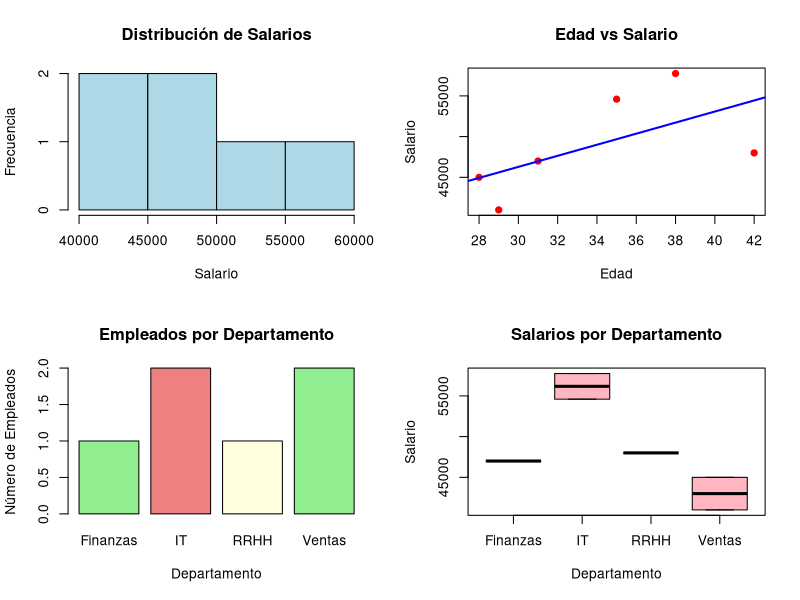

Source code (R):
## ---- chunk 1
knitr::opts_chunk$set(echo = TRUE, warning = FALSE, message = FALSE, fig.width = 8, fig.height = 6)
## ---- chunk 2
# Vectores numéricos
numeros <- c(1, 2, 3, 4, 5)
print("Vector numérico:")
print(numeros)

# Vectores de caracteres (strings)
nombres <- c("Ana", "Carlos", "María", "Pedro", "Laura")
print("Vector de caracteres:")
print(nombres)

# Vectores lógicos
logicos <- c(TRUE, FALSE, TRUE, TRUE, FALSE)
print("Vector lógico:")
print(logicos)

# Secuencias
secuencia1 <- 1:10
secuencia2 <- seq(0, 100, by = 10)
print("Secuencias:")
print(secuencia1)
print(secuencia2)
## ---- chunk 3
# Operaciones matemáticas
precios <- c(100, 250, 75, 300, 150)
print("Precios originales:")
print(precios)

# Aplicar descuento del 10%
precios_descuento <- precios * 0.9
print("Precios con descuento:")
print(precios_descuento)

# Sumar un valor fijo
precios_con_iva <- precios_descuento * 1.21
print("Precios con IVA:")
print(precios_con_iva)

# Estadísticas básicas
print(paste("Precio promedio:", mean(precios)))
print(paste("Precio mínimo:", min(precios)))
print(paste("Precio máximo:", max(precios)))
print(paste("Suma total:", sum(precios)))
## ---- chunk 4
# Acceso por posición
productos <- c("Laptop", "Mouse", "Teclado", "Monitor", "Auriculares")

print("Primer producto:")
print(productos[1])

print("Productos 2 al 4:")
print(productos[2:4])

print("Productos seleccionados:")
print(productos[c(1, 3, 5)])

# Acceso por condición
ventas_dia <- c(120, 80, 200, 50, 300)
print("Ventas mayores a 100:")
print(ventas_dia[ventas_dia > 100])

# Nombres de elementos
names(ventas_dia) <- productos
print("Ventas por producto:")
print(ventas_dia)
## ---- chunk 5
# Crear una lista
empleado <- list(
  nombre = "Ana García",
  edad = 28,
  salario = 45000,
  activo = TRUE,
  departamentos = c("Ventas", "Marketing")
)

print("Información del empleado:")
print(empleado)

# Acceso a elementos de la lista
print(paste("Nombre:", empleado$nombre))
print(paste("Edad:", empleado[["edad"]]))
print("Departamentos:")
print(empleado$departamentos)
## ---- chunk 6
# Crear un data frame
set.seed(123)  # Para reproducibilidad

# Crear datos de ejemplo
empleados <- data.frame(
  nombre = c("Ana", "Carlos", "María", "Pedro", "Laura"),
  edad = c(28, 35, 42, 29, 38),
  salario = c(45000, 52000, 48000, 41000, 55000),
  departamento = c("Ventas", "IT", "RRHH", "Ventas", "IT"),
  activo = c(TRUE, TRUE, FALSE, TRUE, TRUE),
  stringsAsFactors = FALSE
)

print("Data frame de empleados:")
print(empleados)

# Información del data frame
print("Estructura del data frame:")
str(empleados)

print("Dimensiones:")
print(paste("Filas:", nrow(empleados)))
print(paste("Columnas:", ncol(empleados)))

# Primeras y últimas filas
print("Primeras 3 filas:")
head(empleados, 3)

print("Últimas 2 filas:")
tail(empleados, 2)
## ---- chunk 7
# Seleccionar columnas
print("Solo nombres y salarios:")
print(empleados[, c("nombre", "salario")])

# Seleccionar filas
print("Empleados activos:")
empleados_activos <- empleados[empleados$activo == TRUE, ]
print(empleados_activos)

print("Empleados de IT:")
empleados_it <- empleados[empleados$departamento == "IT", ]
print(empleados_it)

print("Empleados con salario mayor a 45000:")
salarios_altos <- empleados[empleados$salario > 45000, ]
print(salarios_altos[, c("nombre", "salario")])
## ---- chunk 8
# Agregar una nueva columna
empleados$bonus <- empleados$salario * 0.1
print("Data frame con bonus:")
print(empleados[, c("nombre", "salario", "bonus")])

# Modificar valores
empleados$salario[empleados$departamento == "IT"] <- empleados$salario[empleados$departamento == "IT"] * 1.05
print("Salarios después del aumento para IT:")
print(empleados[, c("nombre", "departamento", "salario")])

# Agregar una nueva fila
nuevo_empleado <- data.frame(
  nombre = "Roberto",
  edad = 31,
  salario = 47000,
  departamento = "Finanzas",
  activo = TRUE,
  bonus = 4700
)

empleados <- rbind(empleados, nuevo_empleado)
print("Data frame con nuevo empleado:")
print(empleados)
## ---- chunk 9
# Trabajar con los salarios
salarios <- empleados$salario

print("Estadísticas descriptivas de salarios:")
print(paste("Media:", round(mean(salarios), 2)))
print(paste("Mediana:", median(salarios)))
print(paste("Desviación estándar:", round(sd(salarios), 2)))
print(paste("Varianza:", round(var(salarios), 2)))
print(paste("Rango:", paste(min(salarios), "-", max(salarios))))

# Cuartiles
print("Resumen de cinco números:")
print(summary(salarios))

# Cuantiles específicos
print("Cuantiles:")
print(quantile(salarios, c(0.25, 0.5, 0.75, 0.9)))
## ---- chunk 10
# Análisis por departamento usando funciones base
departamentos_unicos <- unique(empleados$departamento)

print("Análisis por departamento:")
for (dept in departamentos_unicos) {
  dept_data <- empleados[empleados$departamento == dept, ]
  cat("\n--- Departamento:", dept, "---\n")
  cat("Número de empleados:", nrow(dept_data), "\n")
  cat("Salario promedio:", round(mean(dept_data$salario), 2), "\n")
  cat("Edad promedio:", round(mean(dept_data$edad), 2), "\n")
}

# Tabla de contingencia
print("\nTabla de contingencia - Departamento vs Estado:")
tabla_contingencia <- table(empleados$departamento, empleados$activo)
print(tabla_contingencia)
## ---- chunk 11
# Crear una matriz para demostrar apply
set.seed(456)
ventas_matriz <- matrix(runif(20, 100, 1000), nrow = 4, ncol = 5)
rownames(ventas_matriz) <- c("Ene", "Feb", "Mar", "Abr")
colnames(ventas_matriz) <- c("Producto_A", "Producto_B", "Producto_C", "Producto_D", "Producto_E")

print("Matriz de ventas mensuales:")
print(round(ventas_matriz, 2))

# Apply por filas (meses)
print("Ventas totales por mes:")
ventas_mes <- apply(ventas_matriz, 1, sum)
print(round(ventas_mes, 2))

# Apply por columnas (productos)
print("Ventas totales por producto:")
ventas_producto <- apply(ventas_matriz, 2, sum)
print(round(ventas_producto, 2))

# Apply con otras funciones
print("Promedio por producto:")
promedio_producto <- apply(ventas_matriz, 2, mean)
print(round(promedio_producto, 2))
## ---- chunk 12
# tapply - aplicar función por grupos
print("Salario promedio por departamento usando tapply:")
salario_por_dept <- tapply(empleados$salario, empleados$departamento, mean)
print(round(salario_por_dept, 2))

# lapply - aplicar función a listas
numeros_lista <- list(a = 1:5, b = 6:10, c = 11:15)
print("Suma de cada elemento de la lista:")
sumas <- lapply(numeros_lista, sum)
print(sumas)

# sapply - versión simplificada de lapply
print("Promedio de cada elemento (usando sapply):")
promedios <- sapply(numeros_lista, mean)
print(promedios)
## ---- chunk 13
# Función para categorizar salarios
categorizar_salario <- function(salario) {
  if (salario < 45000) {
    return("Bajo")
  } else if (salario < 52000) {
    return("Medio")
  } else {
    return("Alto")
  }
}

# Aplicar la función
empleados$categoria_salario <- sapply(empleados$salario, categorizar_salario)
print("Empleados con categoría de salario:")
print(empleados[, c("nombre", "salario", "categoria_salario")])
## ---- chunk 14
# Bucle for
print("Bucle for - procesando empleados:")
for (i in 1:nrow(empleados)) {
  nombre <- empleados$nombre[i]
  salario <- empleados$salario[i]
  cat("Empleado:", nombre, "- Salario:", salario, "\n")
  
  if (i >= 3) {  # Solo mostrar los primeros 3
    cat("...(continuando con el resto)\n")
    break
  }
}

# Bucle while
print("\nBucle while - buscando empleado con salario > 50000:")
i <- 1
encontrado <- FALSE
while (i <= nrow(empleados) && !encontrado) {
  if (empleados$salario[i] > 50000) {
    cat("Encontrado:", empleados$nombre[i], "con salario", empleados$salario[i], "\n")
    encontrado <- TRUE
  }
  i <- i + 1
}
## ---- chunk 15
# Función simple
calcular_bonus <- function(salario, porcentaje = 0.1) {
  bonus <- salario * porcentaje
  return(bonus)
}

print("Ejemplo de función personalizada:")
print(paste("Bonus para salario 50000:", calcular_bonus(50000)))
print(paste("Bonus del 15% para salario 60000:", calcular_bonus(60000, 0.15)))

# Función más compleja
analisis_empleado <- function(df, departamento_filtro = NULL) {
  if (!is.null(departamento_filtro)) {
    df <- df[df$departamento == departamento_filtro, ]
  }
  
  resultado <- list(
    total_empleados = nrow(df),
    salario_promedio = mean(df$salario),
    salario_mediano = median(df$salario),
    edad_promedio = mean(df$edad),
    empleados_activos = sum(df$activo)
  )
  
  return(resultado)
}

print("Análisis general:")
analisis_general <- analisis_empleado(empleados)
print(analisis_general)

print("\nAnálisis departamento IT:")
analisis_it <- analisis_empleado(empleados, "IT")
print(analisis_it)
## ---- chunk 16
# Configurar para mostrar múltiples gráficos
par(mfrow = c(2, 2))

# Histograma
hist(empleados$salario, 
     main = "Distribución de Salarios", 
     xlab = "Salario", 
     ylab = "Frecuencia",
     col = "lightblue",
     border = "black")

# Diagrama de dispersión
plot(empleados$edad, empleados$salario,
     main = "Edad vs Salario",
     xlab = "Edad",
     ylab = "Salario",
     col = "red",
     pch = 19)

# Agregar línea de tendencia
abline(lm(salario ~ edad, data = empleados), col = "blue", lwd = 2)

# Gráfico de barras
barplot(table(empleados$departamento),
        main = "Empleados por Departamento",
        xlab = "Departamento",
        ylab = "Número de Empleados",
        col = c("lightgreen", "lightcoral", "lightyellow"))

# Boxplot
boxplot(salario ~ departamento, 
        data = empleados,
        main = "Salarios por Departamento",
        xlab = "Departamento",
        ylab = "Salario",
        col = "lightpink")

# Restaurar configuración de gráficos
par(mfrow = c(1, 1))
## ---- chunk 17
# Trabajar con fechas
fecha_actual <- Sys.Date()
print(paste("Fecha actual:", fecha_actual))

# Crear fechas
fechas <- as.Date(c("2023-01-01", "2023-06-15", "2023-12-31"))
print("Fechas creadas:")
print(fechas)

# Operaciones con fechas
diferencia <- fecha_actual - fechas[1]
print(paste("Días desde el 1 de enero 2023:", diferencia))

# Formato de fechas
print("Diferentes formatos de fecha:")
print(format(fecha_actual, "%d/%m/%Y"))
print(format(fecha_actual, "%B %d, %Y"))
print(format(fecha_actual, "%A"))
## ---- chunk 18
# Operaciones básicas con strings
nombres_completos <- c("Ana García López", "Carlos Martín Silva", "María Fernández")

print("Nombres originales:")
print(nombres_completos)

# Longitud de strings
print("Longitud de cada nombre:")
print(nchar(nombres_completos))

# Convertir a mayúsculas/minúsculas
print("En mayúsculas:")
print(toupper(nombres_completos))

print("En minúsculas:")
print(tolower(nombres_completos))

# Extraer partes de strings
print("Primeros nombres (primeros 10 caracteres):")
print(substr(nombres_completos, 1, 10))

# Dividir strings
print("Dividir nombres:")
nombres_divididos <- strsplit(nombres_completos[1], " ")
print(nombres_divididos)

# Pegar strings
nuevo_nombre <- paste("Dr.", nombres_completos[1])
print(paste("Nombre con título:", nuevo_nombre))
## ---- chunk 19
# Crear un dataset más complejo para el análisis final
set.seed(789)
n_empleados <- 50

empleados_completo <- data.frame(
  id = 1:n_empleados,
  nombre = paste("Empleado", 1:n_empleados),
  departamento = sample(c("Ventas", "IT", "RRHH", "Finanzas", "Marketing"), n_empleados, replace = TRUE),
  edad = sample(22:65, n_empleados, replace = TRUE),
  años_empresa = sample(1:20, n_empleados, replace = TRUE),
  salario_base = sample(35000:80000, n_empleados, replace = TRUE),
  activo = sample(c(TRUE, FALSE), n_empleados, replace = TRUE, prob = c(0.9, 0.1))
)

# Agregar columnas calculadas
empleados_completo$salario_total <- empleados_completo$salario_base + 
  (empleados_completo$años_empresa * 1000)  # Bonus por antigüedad

empleados_completo$categoria_edad <- ifelse(empleados_completo$edad < 30, "Joven",
                                   ifelse(empleados_completo$edad < 50, "Medio", "Senior"))

# Análisis completo
print("=== ANÁLISIS COMPLETO DE EMPLEADOS ===")

# 1. Estadísticas generales
cat("\n1. ESTADÍSTICAS GENERALES\n")
cat("Total de empleados:", nrow(empleados_completo), "\n")
cat("Empleados activos:", sum(empleados_completo$activo), "\n")
cat("Salario promedio:", round(mean(empleados_completo$salario_total), 2), "\n")
cat("Edad promedio:", round(mean(empleados_completo$edad), 2), "\n")

# 2. Análisis por departamento
cat("\n2. ANÁLISIS POR DEPARTAMENTO\n")
for (dept in unique(empleados_completo$departamento)) {
  dept_data <- empleados_completo[empleados_completo$departamento == dept, ]
  cat("\nDepartamento:", dept, "\n")
  cat("  Empleados:", nrow(dept_data), "\n")
  cat("  Salario promedio:", round(mean(dept_data$salario_total), 2), "\n")
  cat("  Edad promedio:", round(mean(dept_data$edad), 2), "\n")
  cat("  Años promedio en empresa:", round(mean(dept_data$años_empresa), 2), "\n")
}

# 3. Top performers
cat("\n3. TOP PERFORMERS\n")
top_salarios <- empleados_completo[order(empleados_completo$salario_total, decreasing = TRUE), ][1:5, ]
print(top_salarios[, c("nombre", "departamento", "salario_total")])

# 4. Análisis de correlaciones
cat("\n4. CORRELACIÓN EDAD-SALARIO\n")
correlacion <- cor(empleados_completo$edad, empleados_completo$salario_total)
cat("Correlación edad-salario:", round(correlacion, 3), "\n")

# 5. Resumen final
cat("\n5. INSIGHTS PRINCIPALES\n")
dept_mejor_pagado <- names(sort(tapply(empleados_completo$salario_total, 
                                      empleados_completo$departamento, mean), 
                               decreasing = TRUE))[1]
cat("Departamento mejor pagado:", dept_mejor_pagado, "\n")

empleado_mas_antiguo <- empleados_completo[which.max(empleados_completo$años_empresa), ]
cat("Empleado más antiguo:", empleado_mas_antiguo$nombre, 
    "con", empleado_mas_antiguo$años_empresa, "años\n")
